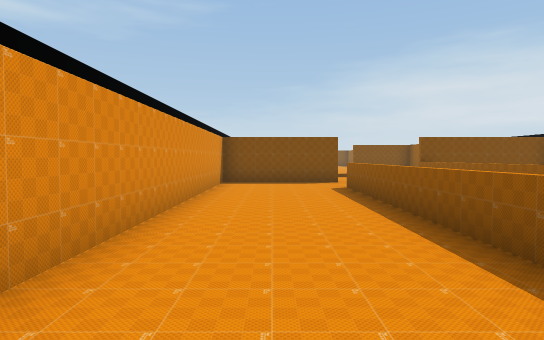
[1] (above)

17 first-person views from a walk through a 3-D level made in the Unity game engine. The camera is 1.5 m above the floor, tilts 2° down and sees 75° across. The floor is counted in squares, 2 m on a side. Each view is taken from the middle of a square. On the plan, view 1 faces up. The plan holds only what a view shows up to about 11 squares ahead; the rest is blank. The place goes on beyond the plan. The player is left out. Door leaves are left out, so doorways stand open. Some surface patterns are stand-ins.

[2]
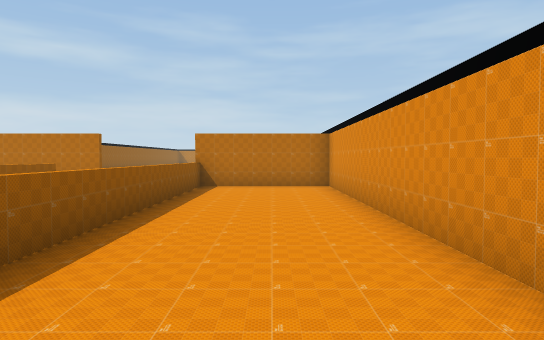

[3]
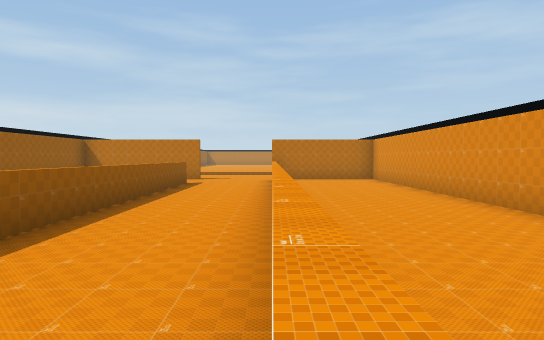

[4]
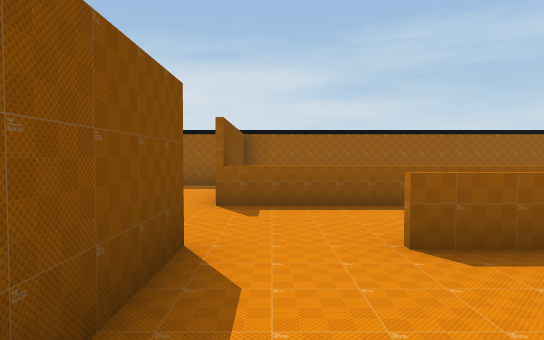

[5]
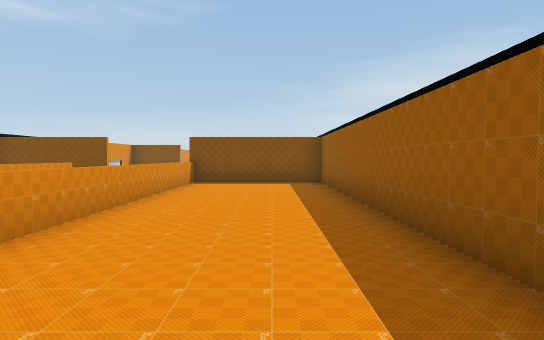

[6]
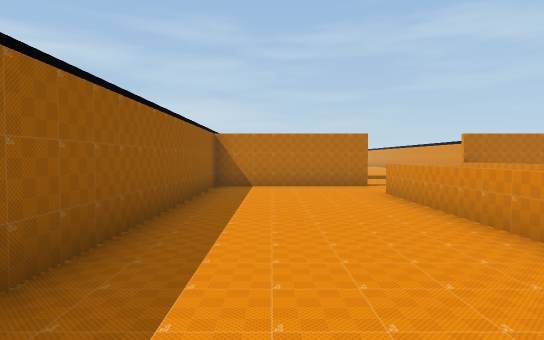

[7]
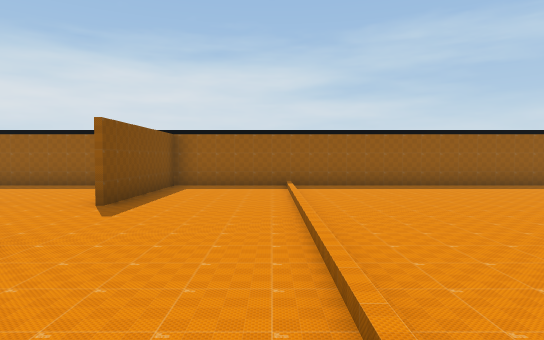

[8]
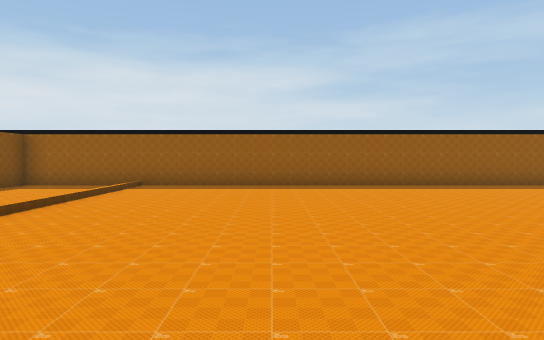

[9]
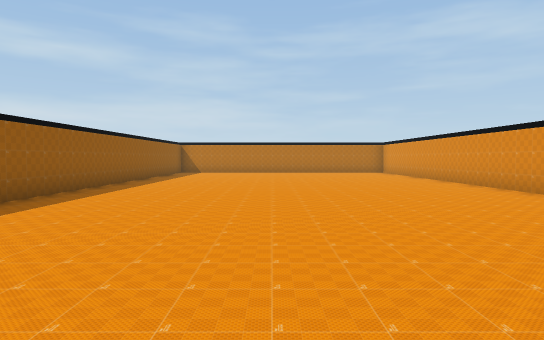

[10]
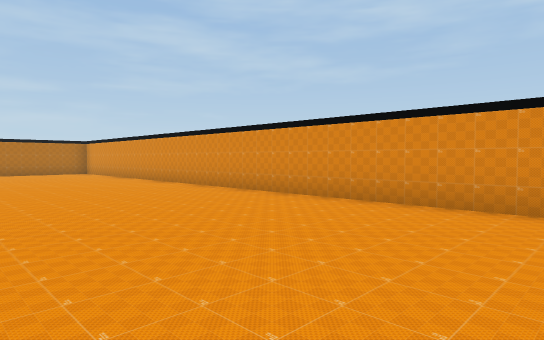

[11]
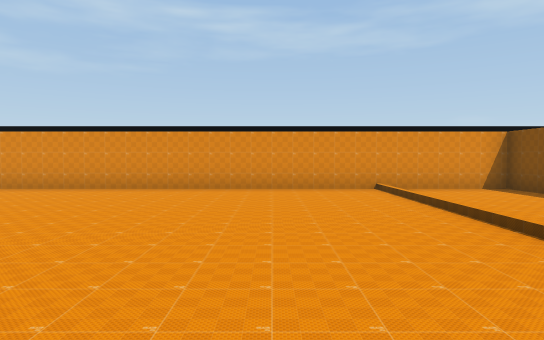

[12]
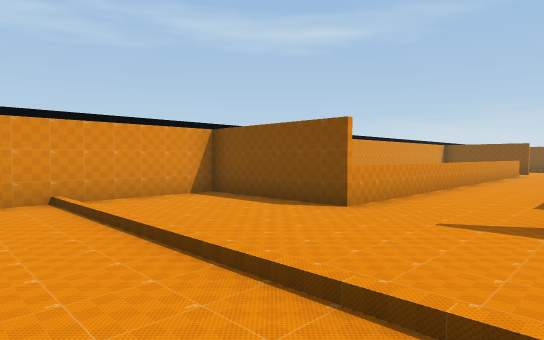

[13]
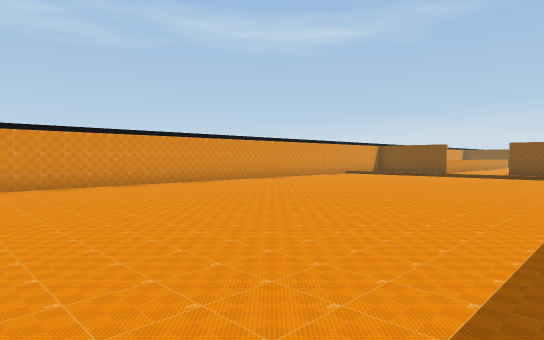

[14]
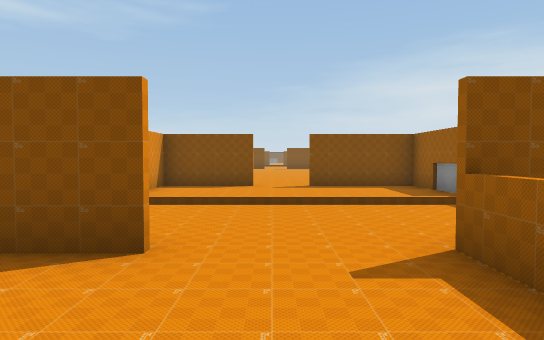

[15]
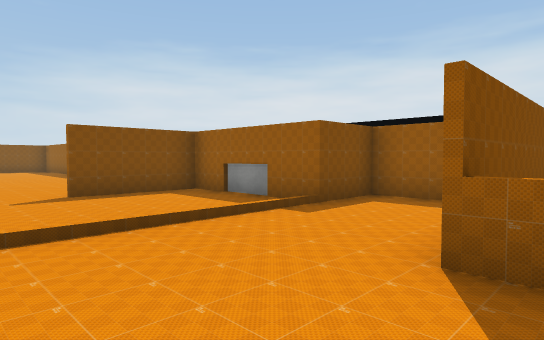

[16]
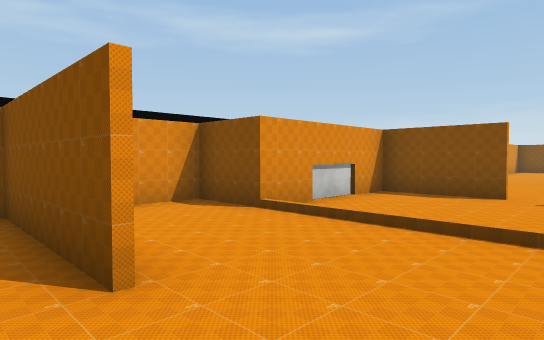

[17]
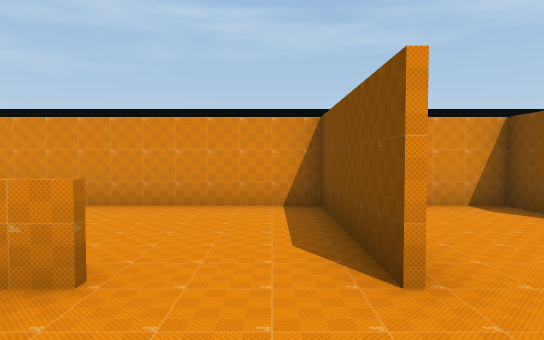

### Floor plan
Ten units are one square. View 1 is at (0, 0); x grows to the right and y downward. Boxes are objects, and circles mark ways between rooms. Rooms are numbered by the first view taken in them; rooms with no view inside come last. Other rooms are left out.
<svg viewBox="-21 -179 111 384">
<path fill="none" stroke="#000" d="M45 -89 45 -109M21 -107 -15 -107 -15 30M44 32 85 32 85 -107 46 -107 46 -89M-16 32 19 32 19 19M85 200 85 34 45 34M-15 30 -15 200M20 19 20 34 -15 34M5 -136 -15 -136 -15 -124M26 -174 1 -174 1 -136M68 -136 68 -174 40 -174M85 -115 85 -136 65 -136"/>
<circle cx="35" cy="30" r="3" fill="#2a7"/>
<circle cx="35" cy="-110" r="3" fill="#2a7"/>
<text x="30" y="-40">1</text>
<text x="30" y="120">2</text>
<text x="30" y="-140">3</text>
</svg>
Room 1 opens to room 2. Room 1 opens to room 3.

Where each view was taken, in squares from view 1:
view 1: 0 up, 0 right, facing up
view 2: 6 up, 0 right, facing down
view 3: 9 up, 2 right, facing down
view 4: 10 up, 1 left, facing right
view 5: 0 up, 7 right, facing up
view 6: 6 up, 7 right, facing down
view 7: 6 down, 1 left, facing right
view 8: 10 down, 1 left, facing right
view 9: 9 down, 4 right, facing down
view 10: 9 down, 4 right, facing down-left
view 11: 9 down, 7 right, facing left
view 12: 8 down, 5 right, facing up-left
view 13: 21 down, 8 right, facing up-left
view 14: 8 up, 3 right, facing up
view 15: 10 up, 2 right, facing up-right
view 16: 10 up, 4 right, facing up-left
view 17: 10 up, 4 right, facing left
